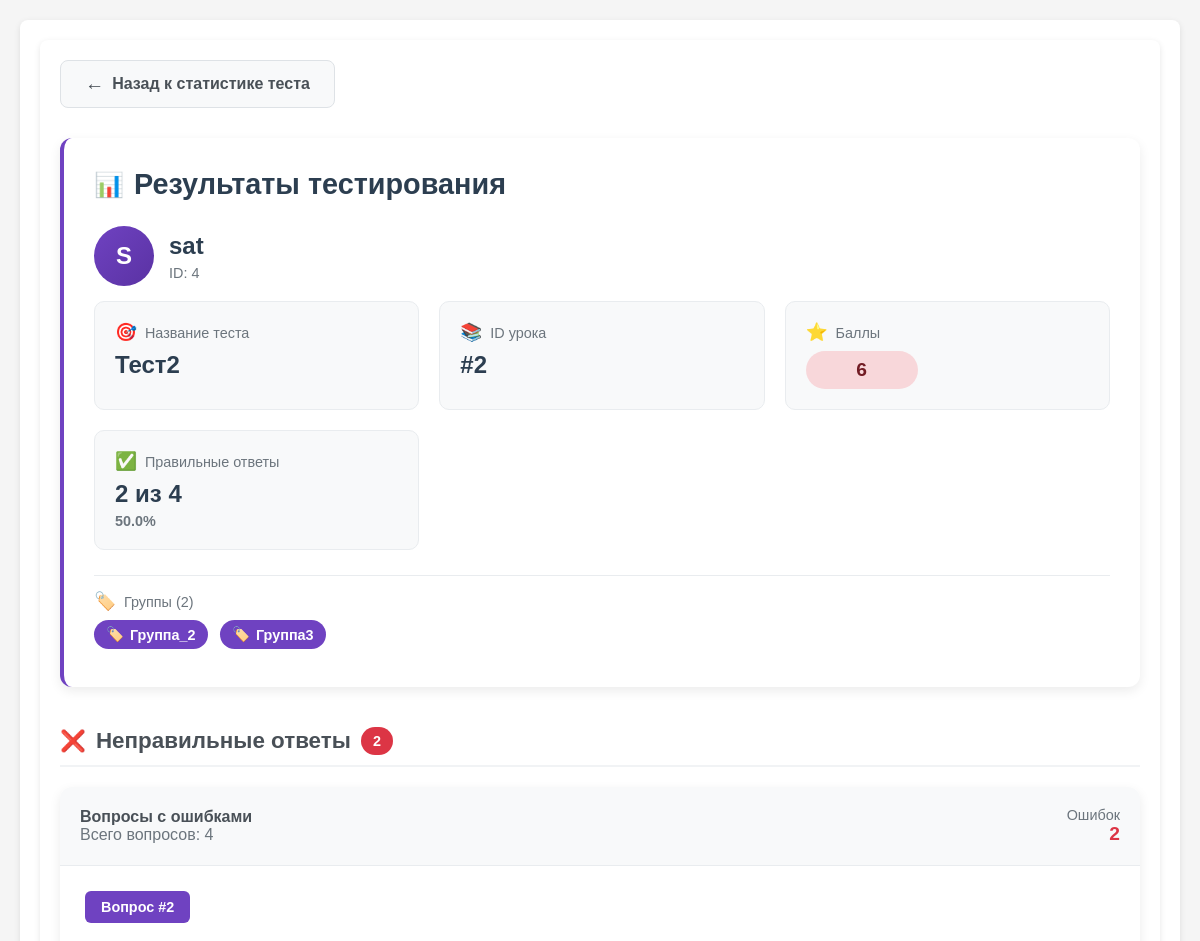
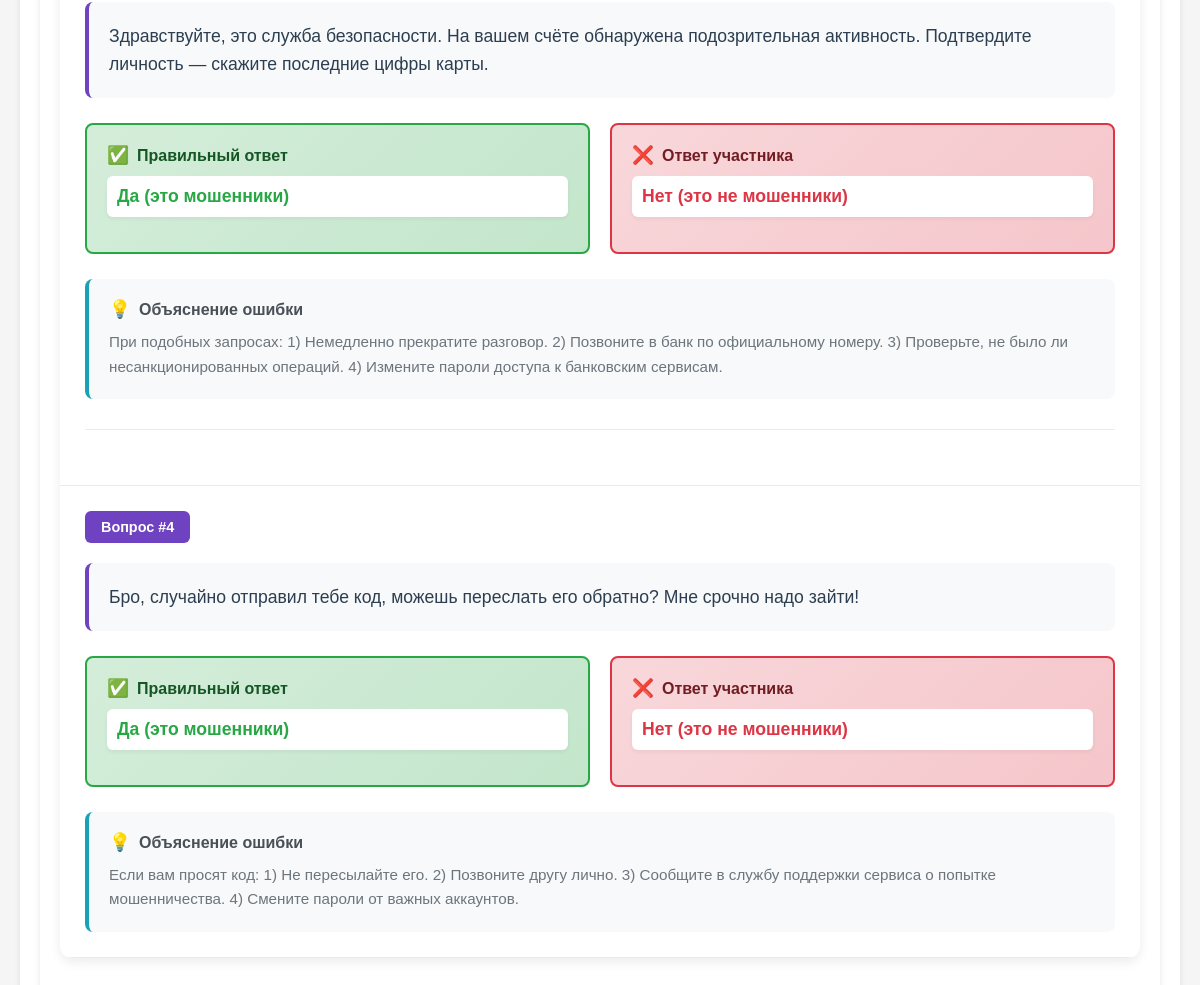
The app's page /dashboard/testing_management/user_results/2/4 (signed in) with its own data (2 pictures, top to bottom).
### app.py (models this page shows, shortened)
class User(db.Model, UserMixin):
    __tablename__ = 'Users'
    id =  db.Column(db.Integer, primary_key=True)
    username = db.Column(db.String(64), unique=True, nullable=False)
    password_hash = db.Column(db.String(64), nullable=False)
    privileges = db.Column(db.Integer, default = 0)
    def __repr__(self):
        return f'<User {self.username}>'
    @property
    def is_admin(self):
        return self.privileges

class Testing(db.Model):
    __tablename__ = 'Testings'
    id = db.Column(db.Integer, primary_key=True)
    name = db.Column(db.String(64), unique=True, nullable=False)
    status = db.Column(db.Boolean, nullable=False)
    lesson_id = db.Column(db.Integer, nullable=False)
    group_id = db.Column(db.JSON, nullable=False)

class Result(db.Model):
    __tablename__ = 'Results'
    id = db.Column(db.Integer, primary_key=True)
    testing_id = db.Column(db.Integer, nullable=False)
    lesson_id = db.Column(db.Integer, nullable=False)
    user_id = db.Column(db.Integer, nullable=False)
    score = db.Column(db.Integer, nullable=False)
    correct_answers_id = db.Column(db.JSON, nullable=False)
    wrong_answers_id = db.Column(db.JSON, nullable=False)

class Group(db.Model):
    __tablename__ = 'Groups'
    id = db.Column(db.Integer, primary_key=True)
    groupname = db.Column(db.String(64), unique=True, nullable=False)
    users = db.Column(db.JSON, nullable=False)

class Message(db.Model):
    id = db.Column(db.Integer, primary_key=True)
    text = db.Column(db.Text, nullable=False)
    correct     = db.Column(db.Boolean, nullable=False)
    price_correct = db.Column(db.Float, default=0.0)
    price_wrong   = db.Column(db.Float, default=0.0)
    comment_yes = db.Column(db.Text, nullable=True)
    comment_no  = db.Column(db.Text, nullable=True)

### app.py (the view)
@app.route('/dashboard/testing_management/user_results/<int:testing_id>/<int:user_id>')
def user_results(testing_id, user_id):
    if not check_privileges():
        return redirect(url_for('ErAuth'))
    test = Testing.query.get_or_404(testing_id)
    user = User.query.get_or_404(user_id)
    result = Result.query.filter_by(testing_id=testing_id, user_id=user_id).first_or_404()
    groups = Group.query.filter(Group.id.in_(test.group_id)).all() if test.group_id else []
    user_groups = []
    for group in groups:
        if user_id in group.users:
            user_groups.append(group.groupname)
    user_group_display = ', '.join(user_groups) if user_groups else 'Без группы'
    wrong_questions = []
    if result.wrong_answers_id:
        for question_id in result.wrong_answers_id:
            question = Message.query.get(question_id)
            if question:
                wrong_questions.append(question)
    correct_count = len(result.correct_answers_id)
    wrong_count = len(result.wrong_answers_id)
    total_count = correct_count + wrong_count
    return render_template(mgn + 'user_results.html',
                           test=test,
                           user=user,
                           result=result,
                           user_group_display=user_group_display,
                           user_groups=user_groups,
                           wrong_questions=wrong_questions,
                           correct_count=correct_count,
                           wrong_count=wrong_count,
                           total_count=total_count)

### app.py (called while the page is built)
@login_manager.user_loader
def load_user(user_id):
    return User.query.get(int(user_id))

def check_privileges():
    curent_user = User.query.filter(
        User.username.ilike(
            session.get('curent_user')
        )
    ).first()
    print("DEBUD: curent user-teacher is",curent_user)
    print("DEBUG: curent user-teacher privileges -",curent_user.is_admin)
    if not curent_user or not curent_user.is_admin:
        return False
    else:
        return True

### templates/templateM/user_results.html (shortened to what this page needs)
{% extends 'base.html' %}
{% block content %}
<div class="container">
    <a href="{{ url_for('results_detailed', testing_id=test.id) }}" class="back-btn">
        <span style="font-size: 1.2rem;">←</span>
        Назад к статистике теста
    </a>
    <div class="user-header">
        <h1 class="header-title">
            <span style="font-size: 1.5rem;">📊</span>
            Результаты тестирования
        </h1>
        <div class="user-info-row">
            <div class="user-avatar">
                {{ user.username[:1]|upper }}
            </div>
            <div class="user-details">
                <div class="user-name">{{ user.username }}</div>
                <div class="user-id">ID: {{ user.id }}</div>
            </div>
        </div>
        <div class="stats-grid">
            <div class="stat-card">
                <div class="stat-label">
                    <span style="font-size: 1.1rem;">🎯</span>
                    Название теста
                </div>
                <div class="stat-value">{{ test.name }}</div>
            </div>
            <div class="stat-card">
                <div class="stat-label">
                    <span style="font-size: 1.1rem;">📚</span>
                    ID урока
                </div>
                <div class="stat-value">#{{ test.lesson_id }}</div>
            </div>
            <div class="stat-card">
                <div class="stat-label">
                    <span style="font-size: 1.1rem;">⭐</span>
                    Баллы
                </div>
                <div class="stat-value">
                    <span class="score-badge score-{% if result.score >= 80 %}good{% elif result.score >= 60 %}medium{% else %}poor{% endif %}">
                        {{ result.score }}
                    </span>
                </div>
            </div>
            <div class="stat-card">
                <div class="stat-label">
                    <span style="font-size: 1.1rem;">✅</span>
                    Правильные ответы
                </div>
                <div class="stat-value">
                    {{ correct_count }} из {{ total_count }}
                    <div style="font-size: 0.9rem; color: #6c757d; margin-top: 5px;">
                        {{ ((correct_count / total_count * 100) if total_count > 0 else 0)|round(1) }}%
                    </div>
                </div>
            </div>
        </div>
        {% if user_groups and user_groups|length > 0 %}
        <div class="groups-container">
            <div class="stat-label">
                <span style="font-size: 1.1rem;">🏷️</span>
                {% if user_groups|length == 1 %}
                    Группа
                {% else %}
                    Группы ({{ user_groups|length }})
                {% endif %}
            </div>
            <div>
                {% for group in user_groups %}
                <span class="groups-badge">
                    <span style="font-size: 0.9rem;">🏷️</span>
                    {{ group }}
                </span>
                {% endfor %}
            </div>
        </div>
        {% endif %}
    </div>
    <h3 class="section-title">
        <span style="font-size: 1.3rem;">❌</span>
        Неправильные ответы
        {% if wrong_count > 0 %}
        <span class="wrong-count-badge">{{ wrong_count }}</span>
        {% endif %}
    </h3>
    {% if wrong_questions %}
    <div class="questions-container">
        <div class="questions-header">
            <div>
                <span style="font-weight: 600; color: #495057;">Вопросы с ошибками</span>
                <div class="questions-count">Всего вопросов: {{ total_count }}</div>
            </div>
            <div style="text-align: right;">
                <div style="font-size: 0.9rem; color: #6c757d;">Ошибок</div>
                <div style="font-size: 1.2rem; font-weight: 700; color: #dc3545;">{{ wrong_count }}</div>
            </div>
        </div>
        {% for question in wrong_questions %}
        <div class="question-card">
            <div class="question-id">Вопрос #{{ question.id }}</div>
            <div class="question-text">
                {{ question.text }}
            </div>
            <div class="answer-section">
                <div class="answer-card correct">
                    <div class="answer-label correct">
                        <span style="font-size: 1.1rem;">✅</span>
                        Правильный ответ
                    </div>
                    <div class="answer-value">
                        {% if question.correct %}
                            <span style="color: #28a745;">Да (это мошенники)</span>
                        {% else %}
                            <span style="color: #28a745;">Нет (это не мошенники)</span>
                        {% endif %}
                    </div>
                </div>
                <div class="answer-card incorrect">
                    <div class="answer-label incorrect">
                        <span style="font-size: 1.1rem;">❌</span>
                        Ответ участника
                    </div>
                    <div class="answer-value">
                        {% if question.correct %}
                            <span style="color: #dc3545;">Нет (это не мошенники)</span>
                        {% else %}
                            <span style="color: #dc3545;">Да (это мошенники)</span>
                        {% endif %}
                    </div>
                </div>
            </div>
            <div class="comment-section">
                <div class="comment-title">
                    <span style="font-size: 1.1rem;">💡</span>
                    Объяснение ошибки
                </div>
                <div class="comment-text">
                    {% if question.correct %}
                        {{ question.comment_no or 'Нет комментария для этого ответа' }}
                    {% else %}
                        {{ question.comment_yes or 'Нет комментария для этого ответа' }}
                    {% endif %}
                </div>
            </div>
            {% if not loop.last %}
            <div class="divider"></div>
            {% endif %}
        </div>
        {% endfor %}
    </div>
    {% endif %}
</div>
{% endblock %}
{% set show_footer = False %}

### static/style.css (style rules this page uses)
body { font-family: Arial, sans-serif; margin: 0; padding: 20px; background: #f5f5f5; }
.container { max-width: 1300px; margin: auto; background: white; padding: 20px; border-radius: 8px; box-shadow: 0 2px 6px rgba(0,0,0,.1); }

### records on screen
User: username "S", username "sat", id "4"
Testing: name "Тест2", lesson_id "2"
Result: score "6"
Group: groupname "Группа_2"
Group: groupname "Группа3"
Message: id "2", text "Здравствуйте, это служба безопасности. На вашем счёте обнаружена подозрительная активность. Подтвердите личность — скажите последние цифры карты.", correct "Да (это мошенники)", comment_no "При подобных запросах: 1) Немедленно прекратите разговор. 2) Позвоните в банк по официальному номеру. 3) Проверьте, не было ли несанкционированных операций. 4) Измените пароли доступа к банковским сервисам."
Message: id "4", text "Бро, случайно отправил тебе код, можешь переслать его обратно? Мне срочно надо зайти!", correct "Да (это мошенники)", comment_no "Если вам просят код: 1) Не пересылайте его. 2) Позвоните другу лично. 3) Сообщите в службу поддержки сервиса о попытке мошенничества. 4) Смените пароли от важных аккаунтов."

### other values on screen
{{ correct_count }} "2"
{{ total_count }} "4"
{{ user_groups|length }} "2"
{{ wrong_count }} "2"
